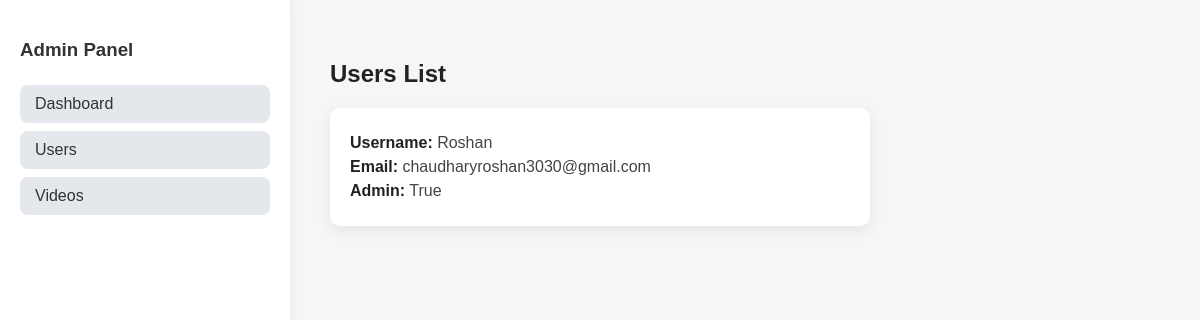
Screenshot of /admin/users with the database file from the repository.
### models/user_model.py (models this page shows)
class User(Base):
    __tablename__ = "users"
    id = Column(UUID(as_uuid=True), primary_key=True, default=uuid.uuid4, index=True)
    username = Column(String, unique=True, index=True)
    email = Column(String, unique=True, index=True)
    guardianEmail = Column(String, unique=True, index=True)
    guardianPhone = Column(String(15), unique=True, index=True)
    is_verified = Column(Boolean, index=True)
    verification_otp = Column(String(6))
    hashed_password = Column(String)
    is_admin = Column(Boolean, default=False, index=True)
    score = Column(Integer, default=0)
    routines = relationship("Routine", back_populates="user")
    moods = relationship("Mood", back_populates="user")
    conversations = relationship("Conversation", secondary=conversation_users, back_populates="users")
    messages_sent = relationship("Message", back_populates="sender")
    ai_conversations = relationship("AiConversation", back_populates="user")
    pdfs = relationship("Pdf", back_populates="user")
    emergency_alerts = relationship("EmergencyAlert", back_populates="user")

### controllers/admin_controller.py (the view)
@router.get("/users", response_class=HTMLResponse)
async def admin_users(request: Request, db: Session = Depends(get_db)):
    users = db.query(User).all()  # Fetch users from DB
    return templates.TemplateResponse("admin_users.html", {"request": request, "users": users})

### templates/admin_users.html (shortened to what this page needs)
<!DOCTYPE html>
<html>
<head>
</head>
<body>
<div class="sidebar">
    <h3>Admin Panel</h3>
    <a href="/admin/dashboard">Dashboard</a>
    <a href="/admin/users">Users</a>
    <a href="/admin/videos">Videos</a>
</div>
<div class="content">
    <h2>Users List</h2>
    {% for user in users %}
    <div class="user-card">
        <p><span>Username:</span> {{ user.username }}</p>
        <p><span>Email:</span> {{ user.email }}</p>
        <p><span>Admin:</span> {{ user.is_admin }}</p>
    </div>
    {% endfor %}
</div>
</body>
</html>

### templates/admin_users.html (style rules this page uses)
body { display: flex; font-family: Arial, sans-serif; margin: 0; background-color: #f4f6f8; }
.sidebar { width: 250px; height: 100vh; background-color: #ffffff; padding: 20px; box-shadow: 2px 0 10px rgba(0, 0, 0, 0.05); }
.sidebar h3 { margin-bottom: 1.5rem; color: #333; }
.sidebar a { display: block; padding: 10px 15px; margin: 8px 0; text-decoration: none; color: #333; background-color: #e4e7eb; border-radius: 8px; transition: background-color 0.2s; }
.content { flex-grow: 1; padding: 40px; }
.content h2 { margin-bottom: 20px; color: #222; }
.user-card { background-color: white; padding: 20px; border-radius: 10px; box-shadow: 0 4px 15px rgba(0, 0, 0, 0.08); margin-bottom: 15px; max-width: 500px; }
.user-card p { margin: 6px 0; color: #444; }
.user-card span { font-weight: bold; color: #222; }

### rows the page displays
User: username "Roshan", email "chaudharyroshan3030@gmail.com", is_admin "True"
